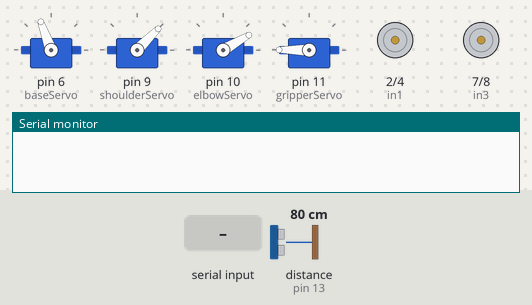
Recording of a sketch running on a simulated Arduino Uno, built with avr-gcc and run on an emulated ATmega328P. Parts: 4 × servo, motor-driver pin pairs drawn as motors (green arrow = first pin HIGH = forward, orange = second pin HIGH = backward, longer = more drive, scaled by the enable pin), the last lines printed to the serial monitor. The inputs (shaded band) are chosen by the test bench; at power-on: distance to the obstacle (sensor on pin 13) 80 cm. The echo pulse lasts 58.3 µs per cm.

Above: at 1.2 s.
1.3 s: "0" received over Serial
At 2.0 s:
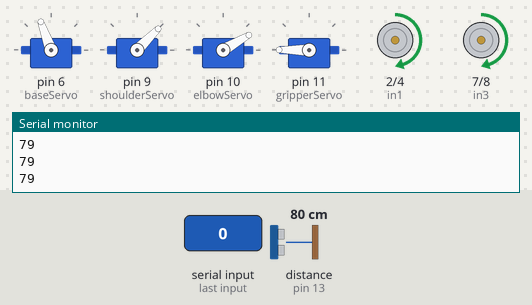
2.8 s: distance to the obstacle (sensor on pin 13) set to 13 cm
4.3 s: distance to the obstacle (sensor on pin 13) set to 10 cm
At 4.75 s:
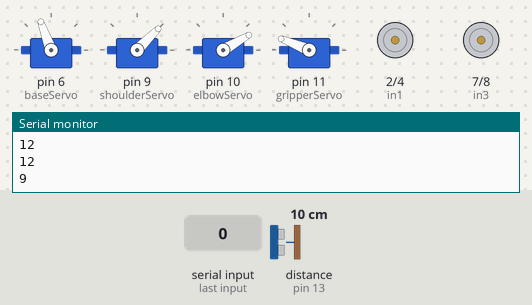
At 5.36 s:
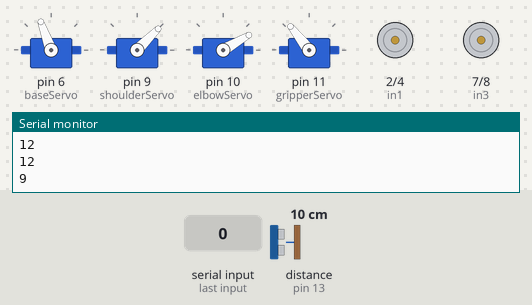
Timing chart, 0 to 22.3 s (numbered marks = the images above; inputs shaded):
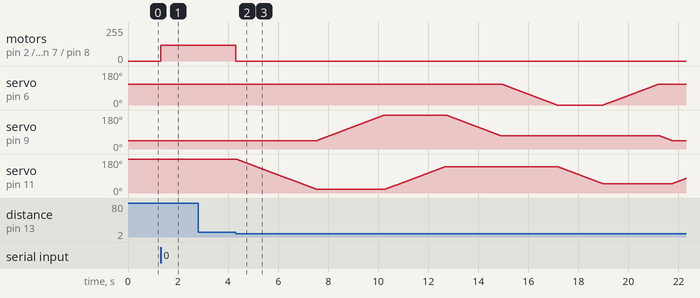

The sketch:

arduinocode.ino
```cpp
#include <Servo.h>

#define in1 2
#define in2 4
#define in3 7
#define in4 8
#define ena 3
#define enb 5

#define trigPin 12
#define echoPin 13

Servo baseServo;
Servo shoulderServo;
Servo elbowServo;
Servo gripperServo;

// Initial angles (manual ও default pose)
int baseAngle = 110;
int shoulderAngle = 45;
int elbowAngle = 30;
int gripperAngle = 180;

long duration;
int distance;
#define speed 120

bool automaticMode = false;   // auto flag
bool ultrasonicEnabled = true; // ultrasonic on/off

// ---------- Smooth servo params ----------
const int SERVO_STEP_DEG = 2;
const int SERVO_STEP_MS  = 8;

// ---------- Motor helpers ----------
void stopmotor() {
  digitalWrite(in1, LOW); digitalWrite(in2, LOW);
  digitalWrite(in3, LOW); digitalWrite(in4, LOW);
}
void forward() {
  analogWrite(ena, speed); digitalWrite(in1, HIGH); digitalWrite(in2, LOW);
  analogWrite(enb, speed); digitalWrite(in3, HIGH); digitalWrite(in4, LOW);
}
void backward() {
  analogWrite(ena, speed); digitalWrite(in1, LOW); digitalWrite(in2, HIGH);
  analogWrite(enb, speed); digitalWrite(in3, LOW); digitalWrite(in4, HIGH);
}
void right() {
  analogWrite(ena, 150); digitalWrite(in1, HIGH); digitalWrite(in2, LOW);
  analogWrite(enb, 150); digitalWrite(in3, LOW);  digitalWrite(in4, HIGH);
}
void left() {
  analogWrite(ena, 150); digitalWrite(in1, LOW);  digitalWrite(in2, HIGH);
  analogWrite(enb, 150); digitalWrite(in3, HIGH); digitalWrite(in4, LOW);
}

// ---------- Ultrasonic helpers ----------
void ultrasonicOn() {
  ultrasonicEnabled = true;
  pinMode(trigPin, OUTPUT);
  pinMode(echoPin, INPUT);
  digitalWrite(trigPin, LOW);
}
void ultrasonicOff() {
  ultrasonicEnabled = false;
  digitalWrite(trigPin, LOW);
  pinMode(trigPin, INPUT);
  pinMode(echoPin, INPUT);
}

void measureDistance() {
  if (!ultrasonicEnabled) { distance = 0; return; }

  digitalWrite(trigPin, LOW);
  delayMicroseconds(2);
  digitalWrite(trigPin, HIGH);
  delayMicroseconds(10);
  digitalWrite(trigPin, LOW);

  duration = pulseIn(echoPin, HIGH, 20000); // 20ms timeout
  distance = duration * 0.034 / 2;
  Serial.println(distance);
}

// ---------- Servo write + smooth ----------
void writeBase(int a){ baseAngle = constrain(a, 0, 180); baseServo.write(baseAngle); }
void writeShoulder(int a){ shoulderAngle = constrain(a, 0, 180); shoulderServo.write(shoulderAngle); }
void writeElbow(int a){ elbowAngle = constrain(a, 0, 180); elbowServo.write(elbowAngle); }
void writeGripper(int a){ gripperAngle = constrain(a, 0, 180); gripperServo.write(gripperAngle); }

void moveServoSmooth(void (*writer)(int), int* current, int target, int step=SERVO_STEP_DEG, int dly=SERVO_STEP_MS) {
  target = constrain(target, 0, 180);
  if (*current == target) return;
  int dir = (target > *current) ? 1 : -1;
  for (int a = *current; a != target; a += dir * step) {
    int next = a + dir * step;
    if ((dir == 1 && next > target) || (dir == -1 && next < target)) next = target;
    writer(next);
    delay(dly);
  }
}
// --- Slow servo moves with for loop and delay ---

void baseTo(int target) {
  target = constrain(target, 0, 180);
  if (baseAngle < target) {
    for (int a = baseAngle; a <= target; a++) {
      baseServo.write(a);
      delay(20);
    }
  } else {
    for (int a = baseAngle; a >= target; a--) {
      baseServo.write(a);
      delay(20);
    }
  }
  baseAngle = target;
}

void shoulderTo(int target) {
  target = constrain(target, 0, 180);
  if (shoulderAngle < target) {
    for (int a = shoulderAngle; a <= target; a++) {
      shoulderServo.write(a);
      delay(20);
    }
  } else {
    for (int a = shoulderAngle; a >= target; a--) {
      shoulderServo.write(a);
      delay(20);
    }
  }
  shoulderAngle = target;
}

void elbowTo(int target) {
  target = constrain(target, 0, 180);
  if (elbowAngle < target) {
    for (int a = elbowAngle; a <= target; a++) {
      elbowServo.write(a);
      delay(20);
    }
  } else {
    for (int a = elbowAngle; a >= target; a--) {
      elbowServo.write(a);
      delay(20);
    }
  }
  elbowAngle = target;
}

void gripperTo(int target) {
  target = constrain(target, 0, 180);
  if (gripperAngle < target) {
    for (int a = gripperAngle; a <= target; a++) {
      gripperServo.write(a);
      delay(20);
    }
  } else {
    for (int a = gripperAngle; a >= target; a--) {
      gripperServo.write(a);
      delay(20);
    }
  }
  gripperAngle = target;
}


// ---------- Your requested obstacle routine (AUTO mode only) ----------
void handleObstacleRoutine() {
  // ultrasonic OFF
  ultrasonicOff();
  stopmotor();

  // gripper -> 20°
  gripperTo(20);
  // shoulder -> 180°
  shoulderTo(180);
  // gripper -> 140°
  gripperTo(140);
  // shoulder -> 70°
  shoulderTo(70);
  // base -> 0°
  baseTo(0);
  // gripper -> 50°
  gripperTo(50);
  // arm initial state (base=110, shoulder=45, elbow=30, gripper=180) — one by one
  baseTo(110);
  elbowTo(30);
  shoulderTo(45);
  gripperTo(180);

  // ultrasonic ON
  ultrasonicOn();
}

// ---------- Setup / Loop ----------
void setup() {
  ultrasonicOn();
  Serial.begin(9600);

  pinMode(in1, OUTPUT); pinMode(in2, OUTPUT);
  pinMode(in3, OUTPUT); pinMode(in4, OUTPUT);

  stopmotor();

  baseServo.attach(6);
  shoulderServo.attach(9);
  elbowServo.attach(10);
  gripperServo.attach(11);

  baseServo.write(baseAngle);
  shoulderServo.write(shoulderAngle);
  elbowServo.write(elbowAngle);
  gripperServo.write(gripperAngle);
}

void loop() {
  // Serial commands
  if (Serial.available()) {
    char cmd = Serial.read();

    if (cmd == '0') automaticMode = true;          // AUTO start
    else if (cmd == 'z') automaticMode = false;    // switch to MANUAL
    else {
      automaticMode = false;                       // any manual cmd disables auto
      handleManual(cmd);                           // keep manual as before
    }
  }

  // Automatic mode: forward; obstacle at <=10cm => run routine
  if (automaticMode) {
    measureDistance();
    if (distance > 10 || distance == 0) {
      forward();
    } else {
      stopmotor();
      handleObstacleRoutine();
    }
  }
}

// ---------- Manual command handler (UNCHANGED) ----------
void handleManual(char cmd) {
  switch(cmd) {
    case '1': forward();  delay(400); stopmotor(); break;
    case '2': backward(); delay(400); stopmotor(); break;
    case '3': right();    delay(150); stopmotor(); break;
    case '4': left();     delay(150); stopmotor(); break;

    case '5': baseAngle = constrain(baseAngle + 5, 0, 180); baseServo.write(baseAngle); break;
    case '6': baseAngle = constrain(baseAngle - 5, 0, 180); baseServo.write(baseAngle); break;

    case '7': shoulderAngle = constrain(shoulderAngle + 5, 0, 180); shoulderServo.write(shoulderAngle); break;
    case '8': shoulderAngle = constrain(shoulderAngle - 5, 0, 180); shoulderServo.write(shoulderAngle); break;

    case '9': elbowAngle = constrain(elbowAngle + 5, 0, 180); elbowServo.write(elbowAngle); break;
    case 'A': elbowAngle = constrain(elbowAngle - 5, 0, 180); elbowServo.write(elbowAngle); break;

    case 'B': gripperAngle = constrain(gripperAngle + 5, 0, 180); gripperServo.write(gripperAngle); break;
    case 'C': gripperAngle = constrain(gripperAngle - 5, 0, 180); gripperServo.write(gripperAngle); break;

    case 'D': right();    delay(400); stopmotor(); break;
    case 'E': left();     delay(400); stopmotor(); break;

    default: stopmotor(); break;
  }
}
```

Measured:
- the behaviour switches between 12 and 11 cm on distance to the obstacle (sensor on pin 13) (found by bisection; images 1 and 2)
- after the input at 1.3 s, motor on pin 2 (in1) / pin 4 (in2), motor on pin 7 (in3) / pin 8 (in4): stopped → forward 120/255 at once
- after the input at 4.3 s, motor on pin 2 (in1) / pin 4 (in2), motor on pin 7 (in3) / pin 8 (in4): forward 120/255 → stopped at once; servo on pin 9 (shoulderServo): rises from 45° to 180° in 2.7 s, then falls to 45° in 11.5 s
